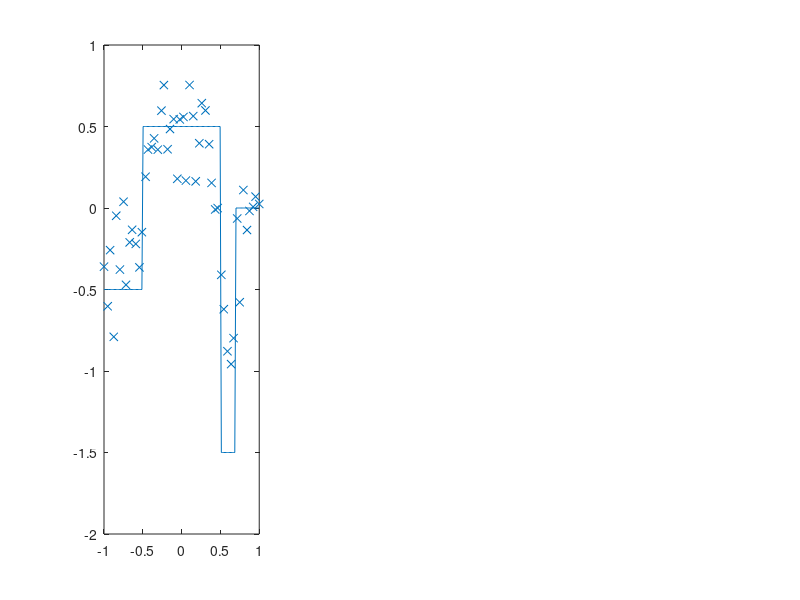

Here is the MATLAB script that generated this plot: (Note: this script raises an error after producing the figure.)
rng(69);

%% MCMC parameters
mcmc.method = 'pcn';    % MCMC method (pcn, mala)
mcmc.mix_ratio = 1;   % Ratio of MALA steps to pCN steps (mixed method)
S = 1000000;      % MCMC samples
mcmc.beta = 0.01;       % pCN jump parameter
mcmc.h = 0.0001;                 % MALA step size parameter
mcmc.local = 1000;        % how many steps to calculate local acceptance rate?
mcmc.thinning = 1000;    % how often to update figure?
mcmc.burnin = 100000;
mcmc.b_acc_target = 0.2;
mcmc.h_acc_target = 0.2;

%% Model parameters
md.d = 1;              % Spatial dimension 
md.H = [100,10,10];    % Layer widths
md.L = 3;              % Number of hidden layers
md.N = 2^7;            % Sample on N or N*N grid
md.J = 50;
md.gm = 0.2;

% Calculate total number of weights
md.NW = md.d*md.H(1) + md.H(1);
for l=2:md.L
    md.NW = md.NW + md.H(l)*md.H(l-1) + md.H(l);
end
md.NW = md.NW + md.H(md.L);

% Define the spatial grid
md.XX = linspace(-1,1,md.N)';

% Create the truth, forward map, data
%UT = (0.5*(sign(md.XX+0.5)-sign(md.XX-0.5))-0.5)+cos(4*pi*md.XX).*(md.XX>0.5);

UT = (0.5*(sign(md.XX+0.5)-sign(md.XX-0.5))-0.5)...
        - 2*(0.5*(sign(md.XX-0.5)-sign(md.XX-0.7))-0.5).*(md.XX>0.5)...
        + 1*(0.5*(sign(md.XX-0.5)-sign(md.XX-0.7))-0.5).*(md.XX>0.7);

%UT = (0.5*(sign(md.XX+0.5))) + (cos(2*pi*md.XX)-1).*(md.XX>0);

obsInd = round(linspace(1,md.N,md.J));
basis = speye(md.N);

B = zeros(md.N);
for j=1:md.N
    B(:,j) = idct(dct(full(basis(:,j))).*exp(-0.1*(1:md.N)'));
end

A = basis(obsInd,:);
G = A*B;

y = G*UT + normrnd(0,1,md.J,1)*md.gm;

% Objective function
J = @(xi) JFull(xi,md);

% Cost function
md.cost = @(U) norm(G*U-y)^2/(2*md.gm^2);
md.dcost = @(U) G'*(G*U-y)/md.gm^2;

% Activation function
md.sig = @(z) erf(z);
md.dsig = @(z) 2*sqrt(2)*normpdf(z*sqrt(2));

% Non-centring function
md.lambda = @(z) tan(pi*normcdf(z)-pi/2);
md.dlambda = @(z) pi*sec(pi*normcdf(z)-pi/2).^2.*normpdf(z);

subplot(131);
plot(md.XX,UT);axis([-1,1,-2,1]);
hold on
scatter(md.XX(obsInd),y,'x');
hold off


% Finite Difference test
%
xi = normrnd(0,1,md.NW,1);
U = normrnd(0,1,md.N,1);

basis = speye(md.NW);
basisN = speye(md.N);
[~,PhiXi,DPhi_adj] = build_net(xi,md);
Cost0 = md.cost(U);
DCost_adj = md.dcost(U);
DPhi_fd = zeros(md.NW,1);
DCost_fd = zeros(md.N,1);

ep = 1e-8;
%for j=1:md.NW
%    [~,PhiXiP] = build_net(xi+ep*basis(:,j),md);
%    DPhi_fd(j) = (PhiXiP-PhiXi)/ep;
%end
for j=1:md.N
    DCost_fd(j) = (md.cost(U+ep*basisN(:,j))-Cost0)/ep;
end

subplot(131)
plot(DPhi_adj);
subplot(132)
plot(DPhi_fd);
subplot(133)
plot(DPhi_adj./DPhi_fd);
return
%

% Performance test
%{
tic
for j=1:1000
xi = normrnd(0,1,md.NW,1);
[~,PhiXi,DPhiXi] = build_net(xi,md);
end
toc
return
%}

%% Gradient Descent
%{
%xi = normrnd(0,1,md.NW,1);
a0 = 2e-5;
maxIt = 20;

PhiTrace = zeros(S,1);
DPhiTrace = zeros(S,1);
for j=1:S
    [U,PhiXi,DPhiXi] = build_net(xi,md);
    PhiTrace(j) = PhiXi+norm(xi)^2/2;
    DPhiTrace(j) = norm(DPhiXi + xi);
    
    if mod(j,10) == 0
        fprintf('Phi = %f\t DPhi = %f\n',PhiTrace(j),DPhiTrace(j));
        subplot(131)
        semilogy(1:j,PhiTrace(1:j));
        subplot(132);
        semilogy(1:j,DPhiTrace(1:j));
        subplot(133);
        plot(md.XX,UT);
        hold on
        plot(md.XX,U);axis([-1,1,-2,1]);
        hold off        
        pause(0.01);
    end
    
    [ac,~] = LineSearch(xi,-DPhiXi-xi,a0,maxIt,J);
    ac = a0;
    xi = xi - ac*(DPhiXi + xi) + 0*sqrt(2*ac)*normrnd(0,1,md.NW,1);
    
    if ac < 1e-16
        maxIt = min(1e3,maxIt*2);
    end

end
return
%disp(size(U))
%disp(PhiXi);
%plot(md.XX,U)
%}


%% MCMC
%
acc = zeros(S,1);

UMean = zeros(md.N,1);
UVar = zeros(md.N,1);
xiMean = zeros(md.NW,1);
xiTrace = zeros(S,1);

xi = 0*normrnd(0,1,md.NW,1);
[~,PhiXi] = build_net(xi,md);

for s=1:S
    mcmc.b = 4*sqrt(mcmc.h)/(4+mcmc.h);
    if mcmc.mix_ratio > 0
        if unifrnd(0,1) < mcmc.mix_ratio
            mcmc.method = 'mala';
            [~,~,DPhiXi] = build_net(xi,md);
        else
            mcmc.method = 'pcn';
        end
    end
    
    % pCN
    if strcmp(mcmc.method,'pcn')
        xiProp = sqrt(1-mcmc.beta^2)*xi + mcmc.beta*normrnd(0,1,md.NW,1);
        
        [~,PhiXiProp] = build_net(xiProp,md);
        aProb = min(1,exp(PhiXi-PhiXiProp));
        
        if unifrnd(0,1) < aProb
            xi = xiProp;
            PhiXi = PhiXiProp;
            acc(s) = 1;
        end
        
        if mod(s,mcmc.local) == 0
            l_acc = mean(acc(s-mcmc.local+1:s));
            factor = max(1,2^((mcmc.burnin-s)/mcmc.burnin));
            if l_acc < mcmc.b_acc_target
                mcmc.beta = mcmc.beta/factor;
            else
                mcmc.beta = min(1,mcmc.beta*factor);
            end
        end
        
    % MALA    
    elseif strcmp(mcmc.method,'mala')
        xiProp = sqrt(1-mcmc.b^2)*xi + mcmc.b*(normrnd(0,1,md.NW,1) - sqrt(mcmc.h)/2*DPhiXi);
        [~,PhiXiProp,DPhiXiProp] = build_net(xiProp,md);
        I1 = PhiXi + mcmc.h/8*norm(DPhiXi)^2 + sqrt(mcmc.h)/2*DPhiXi'*(xiProp-sqrt(1-mcmc.b^2)*xi)/mcmc.b;
        I2 = PhiXiProp + mcmc.h/8*norm(DPhiXiProp)^2 + sqrt(mcmc.h)/2*DPhiXiProp'*(xi-sqrt(1-mcmc.b^2)*xiProp)/mcmc.b;
        
        aProb = min(1,exp(I1-I2));
        
        if unifrnd(0,1) < aProb
            xi = xiProp;
            PhiXi = PhiXiProp;
            DPhiXi = DPhiXiProp;
            acc(s) = 1;
        end
        
        if mod(s,mcmc.local) == 0
            l_acc = mean(acc(s-mcmc.local+1:s));
            factor = max(1,2^((mcmc.burnin-s)/mcmc.burnin));
            if l_acc < 0.3
                mcmc.h = mcmc.h/factor;
            else
                mcmc.h = min(1,mcmc.h*factor);
            end
        end
    end
    

        
    if mod(s,mcmc.thinning) == 0           
        U = build_net(xi,md);
        
        if s > mcmc.burnin
            q = (s-mcmc.burnin)/mcmc.thinning;
            UMean = ((q-1)*UMean + U)/q;
            UVar = ((q-1)*UVar + U.^2)/q;
            xiMean = ((q-1)*xiMean + xi)/q;

            subplot(133);
            plot(md.XX,[UMean,UMean+sqrt(UVar-UMean.^2),UMean-sqrt(UVar-UMean.^2)]);axis([-1,1,-2,1]);
        end
        
        subplot(132);
        plot(md.XX,U);axis([-1,1,-2,1]);
        pause(0.01);
        fprintf('s = %i\tAccepted: %f\n',s,l_acc);
    end
    
    xiTrace(s) = norm(xi);
end
%

function z = JFull(xi,model)
    [~,PhiXi] = build_net(xi,model);
    z = PhiXi + norm(xi)^2/2;
end

function [U,PhiXi,DPhiXi] = build_net(xi,model)

    N = model.N;
    L = model.L;
    H = model.H;
    XX = model.XX;
    
    xi0 = xi;
    xi = model.lambda(xi0);
    % Extract weights/biases from xi
    W = cell(L+1,1);
    B = cell(L,1);
    
    curr_ind = 1;
    next_ind = model.d*H(1);
    W{1} = reshape(xi(curr_ind:next_ind),H(1),model.d);
    curr_ind = next_ind;
    next_ind = curr_ind + H(1);
    B{1} = xi(curr_ind+1:next_ind);
    
    for l=2:L
        curr_ind = next_ind;
        next_ind = curr_ind + H(l-1)*H(l);
        W{l} = reshape(xi(curr_ind+1:next_ind),H(l),H(l-1));
        curr_ind = next_ind;
        next_ind = curr_ind + H(l);
        B{l} = xi(curr_ind+1:next_ind);
    end
    curr_ind = next_ind;
    W{L+1} = reshape(xi(curr_ind+1:end),1,H(L));
    
    % Calculate U
    U = W{1}*XX' + B{1};
    U = model.sig(U);
    for l=2:L
        U = model.sig(W{l}*U + B{l});
    end
    U = (W{L+1}*U)'/H(L);
    
    % Return Phi(U)
    if nargout > 1
        PhiXi = model.cost(U);
    end
    
    % Return DPhi(U)  
    if nargout > 2
    
        dcost = model.dcost(U);

        % Build network
        z = cell(L+1,1);
        a = cell(L+1,1);

        z{1} = W{1}*XX' + B{1};
        a{1} = model.sig(z{1});
        for l=2:L
            z{l} = W{l}*a{l-1} + B{l};
            a{l} = model.sig(z{l});
        end
        z{L+1} = W{L+1}*a{L};
        a{L+1} = z{L+1};  

        % Calculate cost derivative (backprop);
        delta = cell(L+1,1);
        delta{L+1} = ones(1,N);

        for l=L:-1:1
           delta{l} = (W{l+1}'*delta{l+1}).*model.dsig(z{l}); 
        end

        temp = delta{1}.*XX';
        dC = temp;
        dC = [dC;delta{1}];
        for l=2:L+1
            temp2 = delta{l}(:,1)*a{l-1}(:,1)';
            temp = temp2(:);
            for n=2:N
                temp2 = delta{l}(:,n)*a{l-1}(:,n)';
                temp = [temp,temp2(:)];          
            end
            dC = [dC;temp];
            if l < L+1
                dC = [dC;delta{l}];
            end
        end

        dC = model.dlambda(xi0).*dC;
        DPhiXi = dC*dcost/H(L);

    end
end

    

